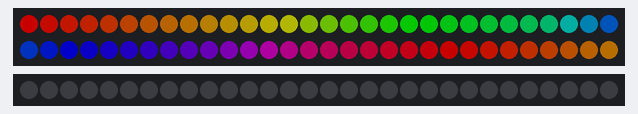
The sketch below on a simulated Arduino Uno, built with avr-gcc and run on an emulated ATmega328P. Parts: 60 RGB LEDs in strip order, left to right, continuing on the next row, 30 RGB LEDs in strip order, left to right. Dim RGB values are drawn brighter than linear.

Above: at 2.15 s.
At 7.0 s:
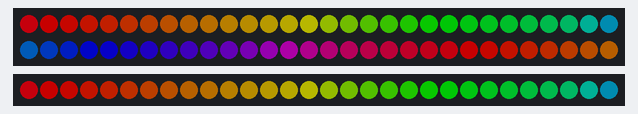
At 11.55 s:
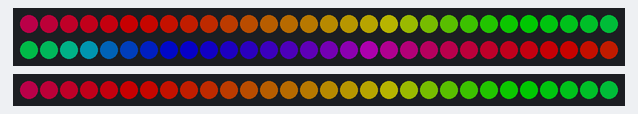
At 20.96 s:
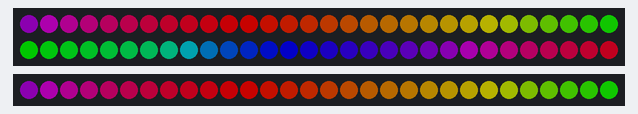
At 30.36 s:
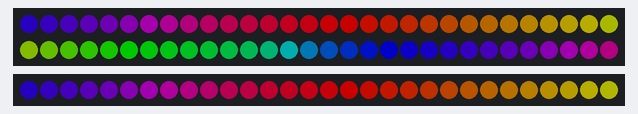
At 39.76 s:
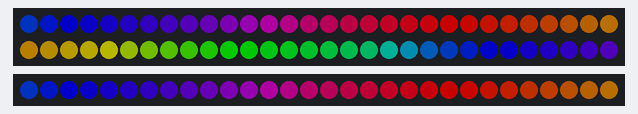

The sketch:

rainbow2_2strips.ino
```cpp
#include <FastLED.h>

///////////////////////////////////////////////////////////////////////////////////////////

#define NUM_STRIPS         3
#define NUM_LEDS_MAX       60

#define DATA_PIN_1         3
#define DATA_PIN_2         4
#define DATA_PIN_3         5

#define COLOR_ORDER        GRB
#define CHIPSET            NEOPIXEL
#define BRIGHTNESS         100
#define FRAMES_PER_SECOND  500

int NUM_LEDS[] = {
  60 , 30 };
int DATA_PIN[] = {
  3 ,  4 };

uint16_t hue = 0;


CRGB leds[NUM_STRIPS][100];

void setup()
{
  // sanity check delay - allows reprogramming if accidently blowing power w/leds
  delay(2000);
  FastLED.addLeds<CHIPSET, 3, COLOR_ORDER>(leds[0], NUM_LEDS[0]);
  FastLED.addLeds<CHIPSET, 4, COLOR_ORDER>(leds[1], NUM_LEDS[1]);
  LEDS.setBrightness(BRIGHTNESS);
}

void loop()
{
  rainbow(1000/FRAMES_PER_SECOND);
}

void rainbow(uint8_t wait)
{
  for(int x = 0; x < NUM_STRIPS; x++)
  {
    fill_rainbow( &(leds[x][0]), NUM_LEDS[x], hue /*starting hue*/);
    FastLED.show();
    delay(wait);
  }
  hue == 255 ? hue = 0 : hue++ ;
  return;
}
```
